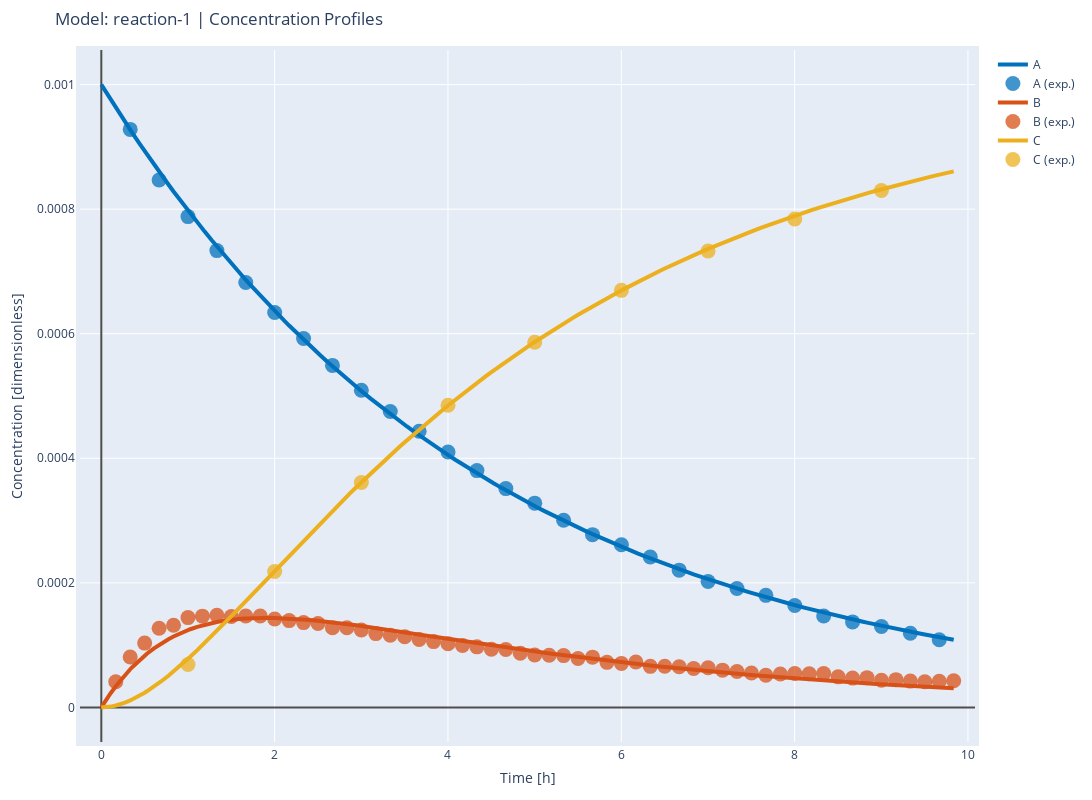

Write notebook code for a chart like this one.
### Markdown cell above
#### Plot results

### Code cell
r1.plot(jupyter=True)
